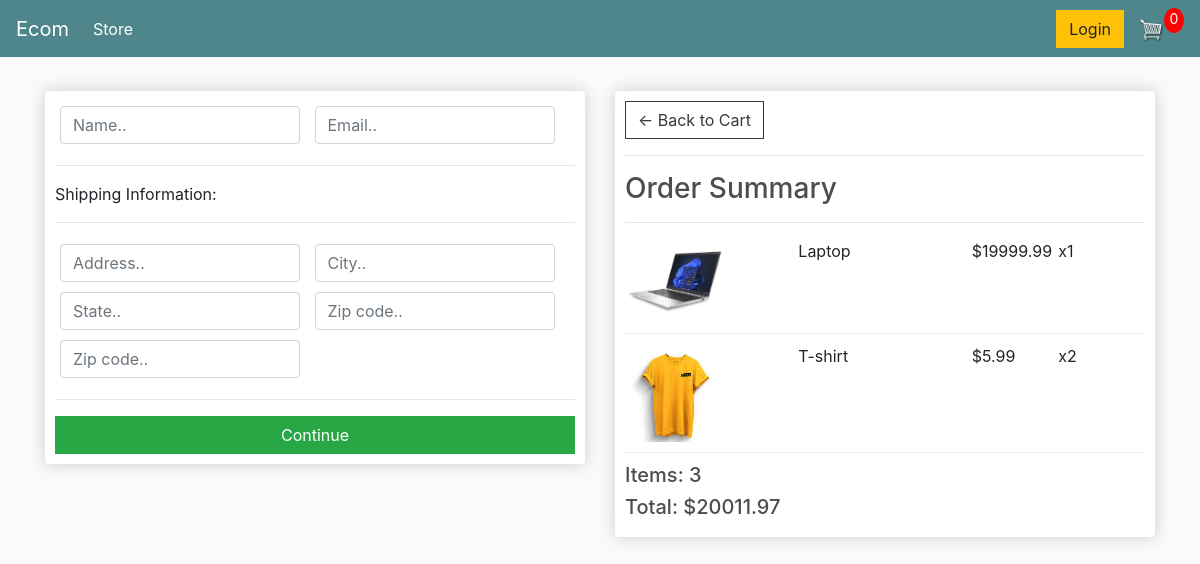
The app's page /checkout/ (signed in) with its own data.
### ecomapp/models.py (models this page shows, shortened)
class OrderItem(models.Model):
    product=models.ForeignKey(Product,on_delete=models.SET_NULL,null=True)
    order=models.ForeignKey(Order,on_delete=models.SET_NULL,null=True)
    quantity=models.IntegerField(default=0,null=True,blank=True)
    date_added=models.DateTimeField(auto_now_add=True)
    @property
    def get_total(self):
        item_total=self.product.price*self.quantity
        return item_total

class Product(models.Model):
    name=models.CharField(max_length=200)
    price=models.FloatField()
    digital=models.BooleanField(default=False,null=True,blank=True)
    image=models.ImageField(null=True,blank=True)
    @property
    def imageURL(self):
        try:
            url=self.image.url
        except:
            url=""
        return url

class Order(models.Model):
    customer=models.ForeignKey(Customer,on_delete=models.SET_NULL,null=True,blank=True)
    date_ordered=models.DateTimeField(auto_now_add=True)
    complete=models.BooleanField(default=False)
    transaction_id=models.CharField(max_length=100,null=True)
    @property
    def get_cart_total(self):
        orderitems=self.orderitem_set.all()
        cart_total=sum([item.get_total for item in orderitems])
        return cart_total
    @property
    def get_cart_items(self):
        orderitems=self.orderitem_set.all()
        cart_items=sum([item.quantity for item in orderitems])
        return cart_items

### ecomapp/views.py (the view)
# urls.py: path('checkout/',views.checkout,name='checkout'),
def checkout(request):
	if request.user.is_authenticated:
		customer = request.user.customer
		order, created = Order.objects.get_or_create(customer=customer, complete=False)
		items = order.orderitem_set.all()
	else:
		items = []
		order = {'get_cart_total':0, 'get_cart_items':0}
	context = {'items':items, 'order':order}
	return render(request, 'ecomapp/checkout.html', context)

### ecomapp/templates/ecomapp/Checkout.html (shortened to what this page needs)
{% extends 'ecomapp/index.html' %}
{% load static %}
{% block content %}
<div class="row">
    <div class="col-lg-6">
        <div class="box-element" id="form-wrapper">
            <form id="form">
                <div id="user-info">
                    <div class="form-field">
                        <input required class="form-control" type="text" name="name" placeholder="Name..">
                    </div>
                    <div class="form-field">
                        <input required class="form-control" type="email" name="email" placeholder="Email..">
                    </div>
                </div>
                <div id="shipping-info">
                    <hr>
                    <p>Shipping Information:</p>
                    <hr>
                    <div class="form-field">
                        <input class="form-control" type="text" name="address" placeholder="Address..">
                    </div>
                    <div class="form-field">
                        <input class="form-control" type="text" name="city" placeholder="City..">
                    </div>
                    <div class="form-field">
                        <input class="form-control" type="text" name="state" placeholder="State..">
                    </div>
                    <div class="form-field">
                        <input class="form-control" type="text" name="zipcode" placeholder="Zip code..">
                    </div>
                    <div class="form-field">
                        <input class="form-control" type="text" name="country" placeholder="Zip code..">
                    </div>
                </div>
                <hr>
                <input id="form-button" class="btn btn-success btn-block" type="submit" value="Continue">
            </form>
        </div>
        <br>
    </div>
    <div class="col-lg-6">
        <div class="box-element">
            <a class="btn btn-outline-dark" href="{% url 'cart' %}">&#x2190; Back to Cart</a>
            <hr>
            <h3>Order Summary</h3>
            <hr>
            {% for item in items %}
            <div class="cart-row">
                <div style="flex:2"><img class="row-image" src="{{item.product.imageURL}}"></div>
                <div style="flex:2">
                    <p>{{item.product.name}}</p>
                </div>
                <div style="flex:1">
                    <p>${{item.product.price|floatformat:2}}</p>
                </div>
                <div style="flex:1">
                    <p>x{{item.quantity}}</p>
                </div>
            </div>
            {% endfor %}
            <h5>Items: {{order.get_cart_items}}</h5>
            <h5>Total: ${{order.get_cart_total|floatformat:2}}</h5>
        </div>
    </div>
</div>
{% endblock content %}

### ecomapp/static/css/main.css (style rules this page uses)
body { background-color: hsl(0, 0%, 98%); }
h1, h2, h3, h4, h5, h6 { color: hsl(0, 0%, 30%); }
.box-element { box-shadow: hsl(0, 0%, 80%) 0 0 16px; background-color: #fff; border-radius: 4px; padding: 10px; }
.col-lg-4, .col-lg-6, .col-lg-8, .col-lg-12 { margin-top: 10px; }
.btn { border-radius: 0; }
.row-image { width: 100px; }
.form-field { width: 250px; display: inline-block; padding: 5px; }
.cart-row { display: flex; align-items: flex-stretch; padding-bottom: 10px; margin-bottom: 10px; border-bottom: 1px solid #ececec; }

### records on screen
OrderItem: product.imageURL (picture), product.name "Laptop", product.price "19999.99", quantity "1"
OrderItem: product.imageURL (picture), product.name "T-shirt", product.price "5.99", quantity "2"
Order: get_cart_items "3", get_cart_total "20011.97"
